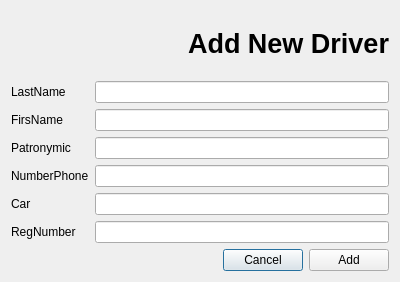
<?xml version="1.0" encoding="UTF-8"?>
<ui version="4.0">
 <class>Adddriver</class>
 <widget class="QDialog" name="Adddriver">
  <property name="geometry">
   <rect>
    <x>0</x>
    <y>0</y>
    <width>400</width>
    <height>282</height>
   </rect>
  </property>
  <property name="windowTitle">
   <string>Dialog</string>
  </property>
  <layout class="QGridLayout" name="gridLayout">
   <item row="5" column="0">
    <widget class="QLabel" name="label_6">
     <property name="text">
      <string>Car</string>
     </property>
    </widget>
   </item>
   <item row="7" column="3">
    <widget class="QPushButton" name="pushButton">
     <property name="text">
      <string>Cancel</string>
     </property>
    </widget>
   </item>
   <item row="3" column="0">
    <widget class="QLabel" name="label_4">
     <property name="text">
      <string>Patronymic</string>
     </property>
    </widget>
   </item>
   <item row="4" column="0">
    <widget class="QLabel" name="label_5">
     <property name="text">
      <string>NumberPhone</string>
     </property>
    </widget>
   </item>
   <item row="6" column="0">
    <widget class="QLabel" name="label_7">
     <property name="text">
      <string>RegNumber</string>
     </property>
    </widget>
   </item>
   <item row="2" column="0">
    <widget class="QLabel" name="label_3">
     <property name="text">
      <string>FirsName</string>
     </property>
    </widget>
   </item>
   <item row="1" column="0">
    <widget class="QLabel" name="label_2">
     <property name="text">
      <string>LastName</string>
     </property>
    </widget>
   </item>
   <item row="7" column="4">
    <widget class="QPushButton" name="adddriverButton">
     <property name="text">
      <string>Add</string>
     </property>
    </widget>
   </item>
   <item row="6" column="1" colspan="4">
    <widget class="QLineEdit" name="regcarEdit"/>
   </item>
   <item row="5" column="1" colspan="4">
    <widget class="QLineEdit" name="carEdit"/>
   </item>
   <item row="4" column="1" colspan="4">
    <widget class="QLineEdit" name="numberphoneEdit"/>
   </item>
   <item row="3" column="1" colspan="4">
    <widget class="QLineEdit" name="patronymicEdit"/>
   </item>
   <item row="2" column="1" colspan="4">
    <widget class="QLineEdit" name="firstnameEdit"/>
   </item>
   <item row="1" column="1" colspan="4">
    <widget class="QLineEdit" name="lastnameEdit"/>
   </item>
   <item row="0" column="0" colspan="5">
    <widget class="QLabel" name="label">
     <property name="font">
      <font>
       <pointsize>20</pointsize>
       <weight>75</weight>
       <bold>true</bold>
      </font>
     </property>
     <property name="text">
      <string>Add New Driver</string>
     </property>
     <property name="alignment">
      <set>Qt::AlignRight|Qt::AlignTrailing|Qt::AlignVCenter</set>
     </property>
    </widget>
   </item>
  </layout>
 </widget>
 <resources/>
 <connections/>
</ui>
